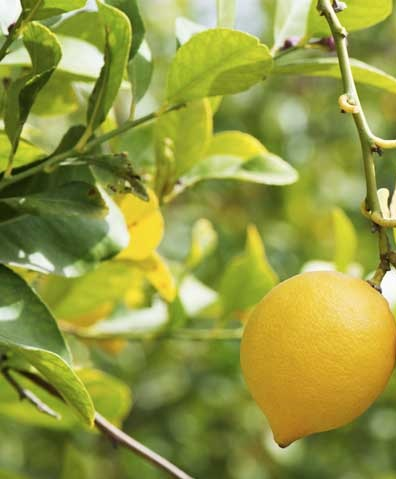
#> input picture Imagenes/limon.jpg, 396 x 479 px, found by its file name
$ python pregunta04_ec3.py
#> lines starting #> are read from the running program, lines starting #| are printed output that depends on the picture; after the words box and inside, x2 and y2 are one past the last pixel; in counts of white or black regions, pixels touching at a corner belong together
import cv2
import numpy as np
img = cv2.imread('C:/Users/Aldo Pizarro/Desktop/Idat_Clases/CicloV/ProcesamientoImg/limon.jpg')
#> img is the input picture: shape (479, 396, 3); mean B, G, R 66.7, 152.4, 146.7

hsv = cv2.cvtColor(img, cv2.COLOR_BGR2HSV)
#> hsv: shape (479, 396, 3); mean H, S, V 34.1, 152, 157.8

#Utilizar el programa para elegir valores de binarizacion
lower =  np.array([17,87,68])
upper =  np.array([26,255,255])

mask = cv2.inRange(hsv,lower,upper)
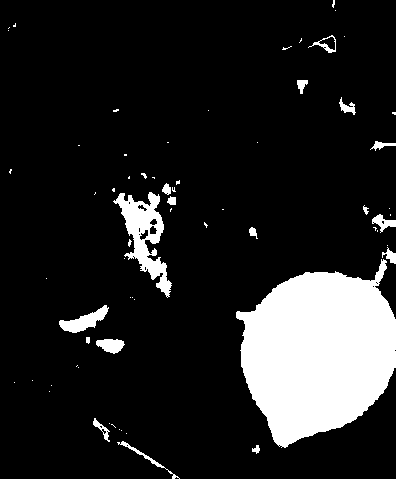
#> mask: shape (479, 396); 13.5% white; 66 white regions (48 under 20 px), largest, box (x1, y1, x2, y2) and area: (236, 259, 396, 448) 20761, (113, 192, 172, 298) 2326, (59, 305, 109, 333) 590
kernel = np.ones((7,7),np.uint8)
erosion = cv2.erode(mask,kernel,iterations=4)
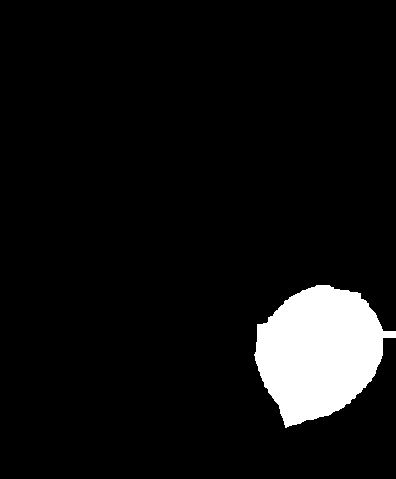
#> erosion: shape (479, 396); 7% white; 1 white region, box (x1, y1, x2, y2) and area: (254, 285, 396, 428) 13278
dilatacion = cv2.dilate(erosion,kernel,iterations=4)
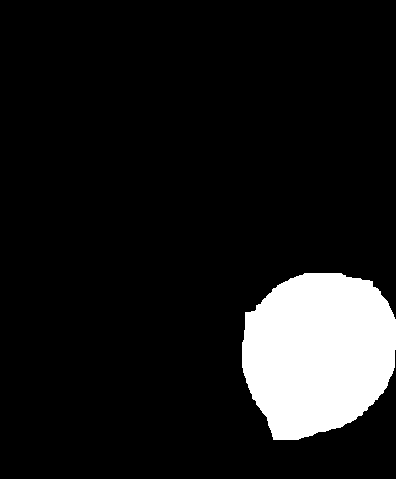
#> dilatacion: shape (479, 396); 10.7% white; 1 white region, box (x1, y1, x2, y2) and area: (242, 273, 396, 440) 20322

x,y,h,w = cv2.boundingRect(dilatacion)
#> x = 242; y = 273; h = 154; w = 167
cv2.rectangle(img,(x,y),(x+w,y+h),(0,255,0),3)
font = cv2.FONT_HERSHEY_COMPLEX
cv2.putText(img,"Limon",(x,y-13),font,0.65,(0,255,0),1,cv2.LINE_AA)
x1 = x + round(w/2)
#> x1 = 326
y1 = y + round(h/2)
#> y1 = 350
cv2.putText(img,"("+str(x1)+","+str(y1)+")",(x1,y1),font,0.5,(0,255,0),1,cv2.LINE_AA)
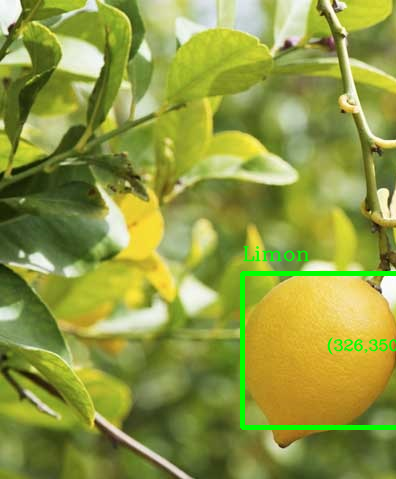
#> img: shape (479, 396, 3); mean B, G, R 65.7, 153.9, 144.2

cv2.imshow('1',img)
cv2.waitKey()
cv2.destroyAllWindows()

$ run again, with Imagenes/fruta.jpg copied over Imagenes/limon.jpg
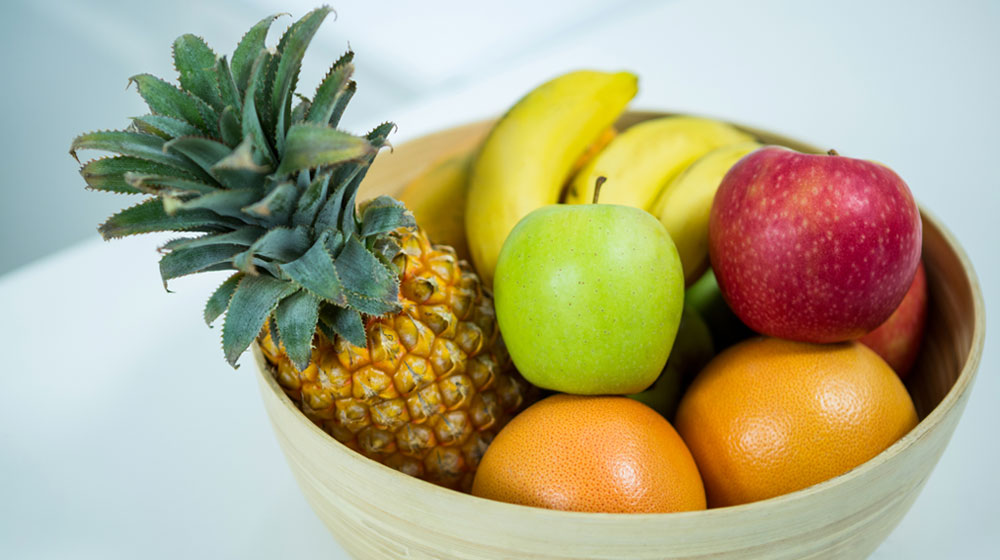
#> input picture Imagenes/fruta.jpg, 1000 x 560 px, found by its file name
#> img is the input picture: shape (560, 1000, 3); mean B, G, R 133.3, 168.5, 174
#> hsv: shape (560, 1000, 3); mean H, S, V 65.3, 103.6, 189.5
#> `mask = cv2.inRange(hsv,lower,upper)`:
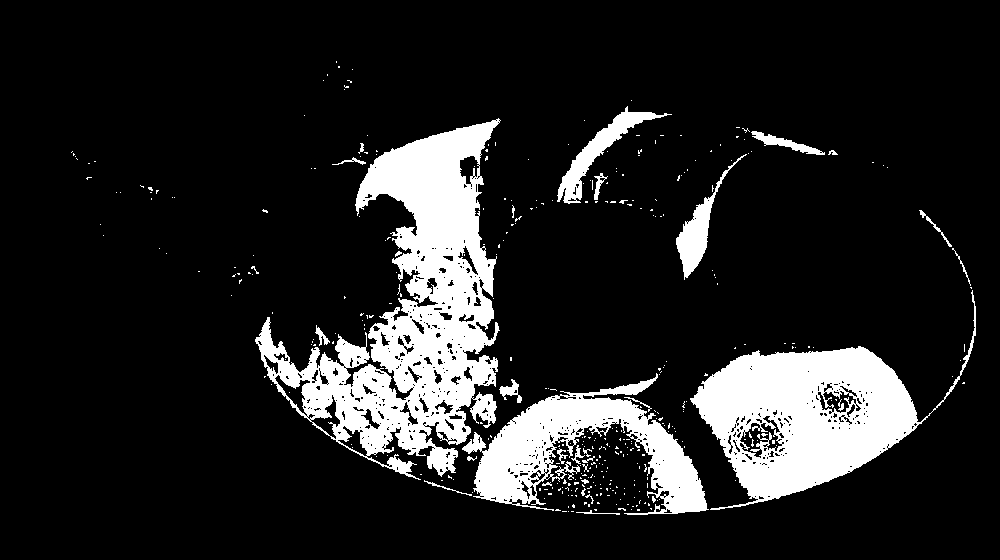
#> mask: shape (560, 1000); 13.9% white; 373 white regions (342 under 20 px), largest, box (x1, y1, x2, y2) and area: (255, 118, 501, 480) 35305, (690, 290, 976, 510) 22454, (462, 373, 709, 515) 13112
#> erosion: shape (560, 1000); 1.4% white; 11 white regions (3 under 20 px), largest, box (x1, y1, x2, y2) and area: (380, 145, 463, 236) 3362, (711, 365, 800, 414) 1896, (760, 420, 871, 484) 1755
#> dilatacion: shape (560, 1000); 5.2% white; 4 white regions, box (x1, y1, x2, y2) and area: (699, 349, 912, 496) 17413, (368, 128, 481, 248) 8752, (480, 430, 527, 497) 2208, (660, 456, 691, 487) 935
#> x = 368; y = 128; h = 544; w = 369
#> x1 = 552
#> y1 = 400
#> `cv2.putText(img,"("+str(x1)+","+str(y1)+")",(x1,y1),font,0.5,(0,255,0)..`:
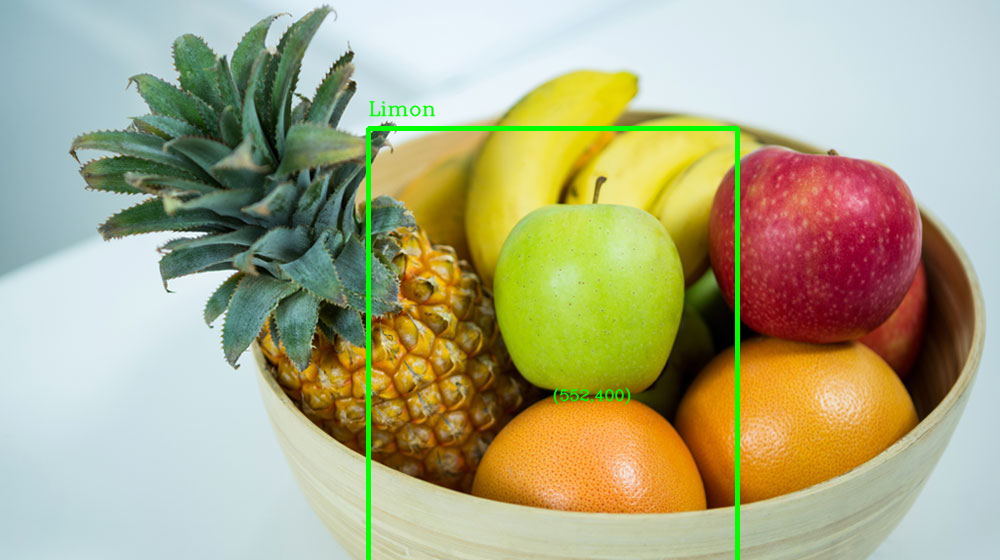
#> img: shape (560, 1000, 3); mean B, G, R 132.3, 169.8, 171.9
